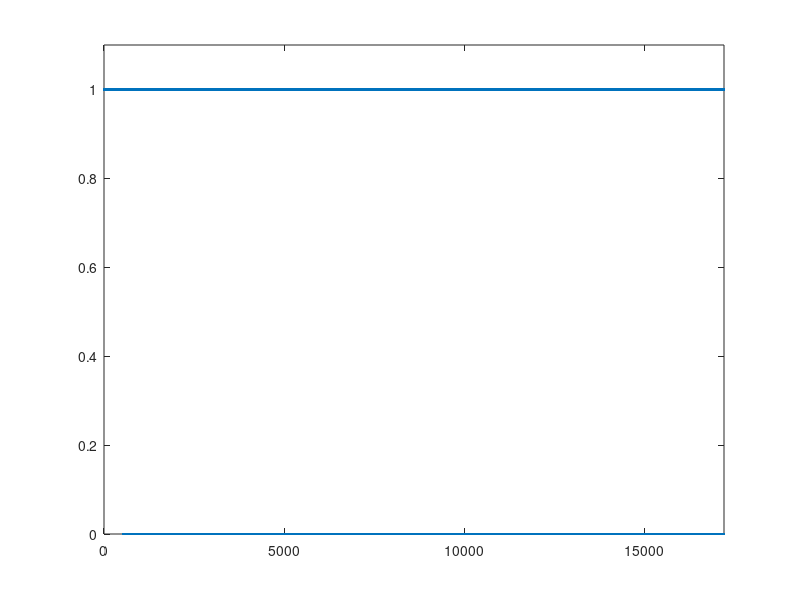

Here is the MATLAB script that generated this plot:
clear all
close all
clc

load translate.txt
plot(translate,'.')

axis([0 length(translate) min(translate)*(1.1) max(translate)*(1.1)])